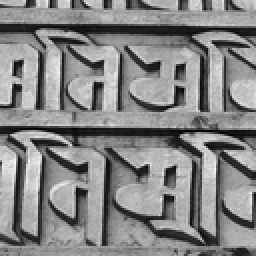
%> input picture image_processing/litery.png, 128 x 128 px, shrunk from 320 x 320 before the run (shown 2 times larger)
$ octave lab04.m   (GNU Octave 9; MATLAB toolbox functions it lacks are replaced by stand-ins)
%> lines starting %> are read from the running program, lines starting %| are printed output that depends on the picture
clear all;
close all;

img = normalize(imread('litery.png'));

img_show(roberts(img), "Roberts", img, "Original");
waitforbuttonpress;

mask = [ 0, -1, 0 ; -1, 4, -1 ; 0, -1, 0 ];
img_show(laplace(img, mask), "Laplace #1", img, "Original");
waitforbuttonpress;

mask = [ -1, -1, -1 ; -1,  8, -1 ; -1, -1, -1 ] ;
img_show(laplace(img, mask), "Laplace #2", img, "Original");
waitforbuttonpress;

mask = [ -1, -2, -1 ; -2,  12, -2 ; -1, -2, -1 ] ;
img_show(laplace(img, mask), "Laplace #3", img, "Original");
waitforbuttonpress;

img_show(sobel(img), "Sobel", img, "Original");
waitforbuttonpress;

mask1 = [-1, 0, 1; -1, 0, 1; -1, 0, 1];
mask2 = [1, 1, 1; 0, 0, 0; -1, -1 -1];
img_show(prewitt(img, mask1, mask2), "Prewitt", img, "Original");
waitforbuttonpress;

img_show(kirsch(img), "Kirsch", img, "Original");
waitforbuttonpress;

clear all;
close all;

function result = roberts(img)
    result = zeros(size(img, 1), size(img, 2));
    for i = 1:size(img, 1)-1
        for j = 1:size(img, 1)-1
            result(i, j) = floor((abs(img(i,j) - img(i+1,j+1)) + abs(img(i+1,j) - img(i,j+1)))/2);
        end
    end
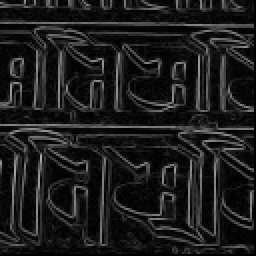
%> result: size 128x128 double (shown 2 times larger); min 0, max 172, mean 28.5
end

function result = laplace(img, mask)
%> called with mask = [0 -1 0; -1 4 -1; 0 -1 0]
    norm = 1;
    result = zeros(size(img, 1), size(img, 2));
    for i = 2:size(img, 1)-1
        for j = 2:size(img, 1)-1
            value = 0;
            for x = -1:1
                for y = -1:1
                    value = value + img(i+x, j+y) * mask(x+2, y+2) / norm;
                end
            end
            result(i, j) = floor(value);
        end
    end
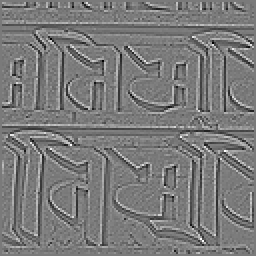
%> result: size 128x128 double (shown 2 times larger); min -302, max 325, mean 0; drawn with min black and max white
%> call 4 of img_show, with img_text = 'Laplace #3', raw_img_text = 'Original'
%> in img_show (call 4), `imshow(uint8(img));`:
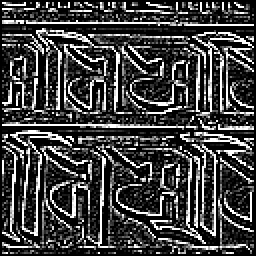
%> displayed picture: size 128x128, on the screen's scale of 0 to 255 (shown 2 times larger); min 0, max 255, mean 64.8
end

function result = sobel(img)
    result = zeros(size(img, 1), size(img, 2));
    for i = 2:size(img, 1)-1
        for j = 2:size(img, 1)-1
            X = (img(i-1,j+1)+ 2*img(i,j+1) + img(i+1,j+1)) - (img(i-1,j-1) + 2*img(i,j-1) + img(i+1,j-1));
            Y = (img(i-1,j-1)+ 2*img(i-1,j) + img(i-1,j+1)) - (img(i+1,j-1) + 2*img(i+1,j) + img(i+1,j+1));
            result(i, j) = floor(sqrt(X^2 + Y^2));
        end
    end
end

function result = prewitt(img, mask1, mask2)
%> called with mask1 = [-1 0 1; -1 0 1; -1 0 1], mask2 = [1 1 1; 0 0 0; -1 -1 -1]
    result = zeros(size(img, 1), size(img, 2));
    for i = 2:size(img, 1)-1
        for j = 2:size(img, 1)-1
            value1 = 0;
            value2 = 0;
            for x = -1:1
                for y = -1:1
                    value1 = value1 + img(i+x, j+y) * mask1(x+2, y+2);
                    value2 = value2 + img(i+x, j+y) * mask2(x+2, y+2);
                end
            end
            result(i, j) = floor(abs(value1) + abs(value2));
        end
    end
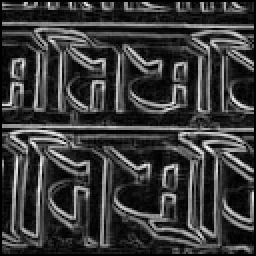
%> result: size 128x128 double (shown 2 times larger); min 0, max 749, mean 170.1; drawn with min black and max white
%> call 6 of img_show, with img_text = 'Prewitt', raw_img_text = 'Original'
%> in img_show (call 6), `imshow(uint8(img));`:
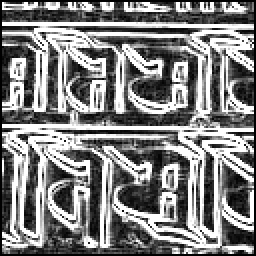
%> displayed picture: size 128x128, on the screen's scale of 0 to 255 (shown 2 times larger); min 0, max 255, mean 130.3
end

function result = kirsch(img)
    result = zeros(size(img, 1), size(img, 2));
    for i = 2:size(img, 1)-1
        for j = 2:size(img, 1)-1
            pixel = 0;
            negibours = [img(i-1,j-1), img(i-1,j),img(i-1,j+1),img(i,j-1),img(i,j+1),img(i+1,j-1),img(i+1,j),img(i+1,j+1)];

            for k = 1:8
                indices = mod(k:k+7, 8);
                indices(indices==0) = 8;
                S = negibours(indices(1)) + negibours(indices(2)) + negibours(indices(3));
                T = negibours(indices(4)) + negibours(indices(5)) + negibours(indices(6)) + negibours(indices(7)) + negibours(indices(8));
                value = abs(5 * S - 3 * T);
                if value > pixel
                    pixel = value;
                end
            end
            result(i-1, j-1) = pixel;
        end
    end
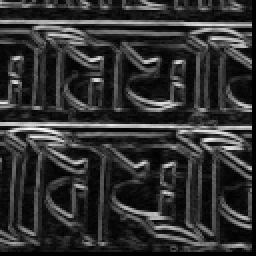
%> result: size 128x128 double (shown 2 times larger); min 0, max 2652, mean 513.9; drawn with min black and max white
%> after the loop, indices = [8 1 2 3 4 5 6 7]
%> call 7 of img_show, with img_text = 'Kirsch', raw_img_text = 'Original'
%> in img_show (call 7), `imshow(uint8(img));`:
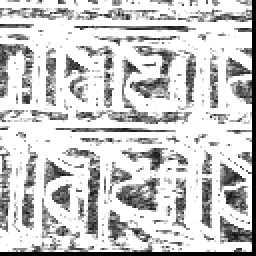
%> displayed picture: size 128x128, on the screen's scale of 0 to 255 (shown 2 times larger); min 0, max 255, mean 200.9
end

function img_show(img, img_text, raw_img, raw_img_text)
    figure(2);
    subplot(1, 2, 1);
    imshow(uint8(raw_img));
    title(raw_img_text);
    axis equal;
    subplot(1, 2, 2);
    imshow(uint8(img));
    title(img_text);
    axis equal;
end

function img_ = normalize(img)
    img_ = double(rgb2gray(img));
end
